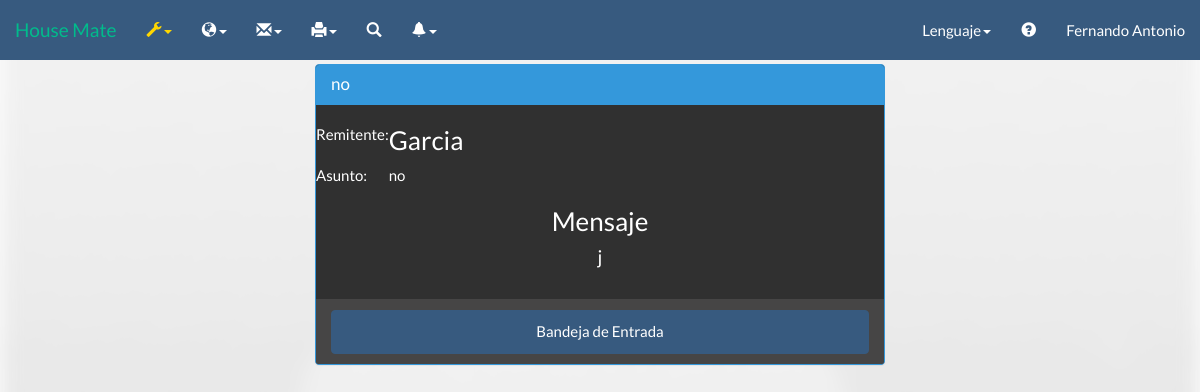
The page /HouseMate2_2/mensaje.php?idmensaje=5 (signed in) on the database its author committed.
### tables this page shows
CREATE TABLE IF NOT EXISTS `mensaje` (
  `idmensaje` int(5) NOT NULL,
  `remitente` varchar(5) NOT NULL,
  `destinatario` varchar(5) NOT NULL,
  `asunto` varchar(25) NOT NULL,
  `mensaje` varchar(260) NOT NULL,
  `fecha` datetime NOT NULL,
  `estado` char(1) NOT NULL,
  `estado2` char(1) NOT NULL
);

CREATE TABLE IF NOT EXISTS `tbusuario` (
  `idUsuario` varchar(5) NOT NULL DEFAULT '',
  `nombre` varchar(20) DEFAULT NULL,
  `apellido` varchar(20) DEFAULT NULL,
  `fechanac` date NOT NULL,
  `correo` varchar(50) DEFAULT NULL,
  `usuario` varchar(20) DEFAULT NULL,
  `contra` varchar(120) DEFAULT NULL,
  `tipo` int(1) DEFAULT NULL,
  `image` varchar(50) DEFAULT NULL
);

### HouseMate2_2/Call/Lenguaje/Idiomas/langes.php (called while the page is built, shortened)
<?php
$lang = array();
$lang['peritada'] = "Peritada";
$lang['denor'] = "Resultado :";
$lang['Constr'] ="Construcción";
$lang['lot'] = "Terreno";
$lang['lotvalue'] = "Valor de terreno";
$lang['builvalue'] = "Valor construcción";
$lang['VU'] = "Valor unitario";
$lang['FE'] = "Estado de conservación";
$lang['FD'] = "Factor depreciación";
$lang['VNR'] = "Valor neto";
$lang['VNR'] = "Valor neto nuevo";
$lang['FFU'] = "Factor funcionalidad";
$lang['VUR'] = "Vida útil remanente";
$lang['ValuoR'] = "Valuar inmueble";
$lang['Valuo'] = "Valuar";
$lang['agev'] = "Vida útil";
$lang['ages'] = "Age";
$lang['age'] = "Edad de construcción";
$lang['NoTa'] = "Tags normales";
$lang['NoTa2'] = "Tags extras";
$lang['are'] = "Área";
$lang['area1'] = "Área de terreno";
$lang['area2'] = "Área construcción";
$lang['esta1'] = "Nuevo";
$lang['esta2'] = "Bueno";
$lang['esta3'] = "Medio";
$lang['esta4'] = "Regular";
$lang['esta5'] = "Reparaciones sencillas";
$lang['esta6'] = "Reparaciones medias";
$lang['esta7'] = "Reparaciones importantes";
$lang['esta8'] = "Reparaciones cruciales";
$lang['esta9'] = "En desecho";
$lang['esta10'] = "Inrreversible";
$lang['ME'] = "Modifciar empresa";
$lang['Titulo'] = "Título";
$lang['TY'] = "No puedes repetir un título";
$lang['Request'] = "Solicitar";
$lang['Start'] = "Inicio";
$lang['Anuncios'] = "Anuncio";
$lang['UpgradeM'] = "Mejorar";
$lang['accept'] = "Aceptar";
$lang['No'] = "Rechazar";
$lang['mensaje'] = "Mensaje";
$lang['YTE'] = "Ya tiene una empresa";
$lang['TE'] = "Tiene una empresa";
$lang['Need'] = "No tengo cuenta";
$lang['Page_title'] = 'House Mate';
$lang['Cuenta'] = 'Registrarse';
$lang['Acerca'] = 'Acerca de';
$lang['Config'] = 'Configuración';
$lang['Informacion'] = 'Información';
$lang['Solicitud'] = "Solicitud";
$lang['Status'] = "Estado";
$lang['aprovado'] = "Aprovado";
$lang['naprovado'] = "No aprovado";
$lang['compose'] = "Enviar";
$lang['nocuentaop'] = "Para poder acceder a estas funciones debes mejorar tu cuenta";
$lang['Aqui'] = "Aqui!!";
$lang['new-empresa'] = " esta interesado en ti";
?>

### HouseMate2_2/mensaje.php (the view, shortened to what this page needs)
<!DOCTYPE HTML>
<html>
<head>
		<link href='css/bootstrap.min.css' rel='stylesheet'/>
		<link href='css/appeal.css' rel='stylesheet'/>
	  <link href='css/bootstrap.min.css' rel='stylesheet'/>
		<link href='css/intro.css' rel='stylesheet'/>
		<link href="css/bootstrap-table.css" rel="stylesheet">
</head>
<body>
<?php
	switch($_SESSION['tip'])
	{
		case 1:
		include("Header/barranav2.php");
		break;
	}
?>
    <div class="col-xs-12 col-sm-12 col-md-6 col-lg-6 col-xs-offset-0 col-sm-offset-0 col-md-offset-3 col-lg-offset-3 toppad" >
          <div class="panel panel-info">
<?php
$idmensaje = $_GET['idmensaje'];
$consulta = "SELECT * FROM mensaje WHERE idmensaje = '$idmensaje'";
$cs = mysql_query($consulta);
while($row=mysql_fetch_array($cs)){
    $cs2 = mysql_query("SELECT usuario FROM tbusuario WHERE idusuario ='".$row['remitente']."'");
    while($row2=mysql_fetch_array($cs2)){
?>
            <div class="panel-heading">
                <h3 class="panel-title"><?php echo $row['asunto'];?></h3>
            </div>
            <div class="panel-body">
                <table>
                    <thead>
                        <?php echo "<td>".$lang['remi'].":  </td>";?>
                        <?php echo "<td><h3>".$row2['usuario']."</h3></td>";?>
                    </thead>
                    <tr>
                        <?php echo "<td>".$lang['asunto'].": </td>"; ?>
                        <?php echo "<td>".$row['asunto']."</td>"; ?>
                </table>
                <div class="row row-centered">
                      <?php echo "<h3>".$lang['msj']."</h3>";?>
                      <?php echo "<h4>".$row['mensaje']."</h4>"; ?><br>
                </div>
            </div>
            <div class="panel-footer">
                 <a href="recibidos.php"><button class="btn btn-primary btn-block" type="submit"><?php echo $lang['inbox'];?></button></a>
            </div>
          </div>
    </div>
<?php
   }
}
?>
</body>
</html>

### rows shown on the page
mensaje: asunto "no", mensaje "j"
tbusuario: usuario "Garcia"

### other values the page prints
$lang['Idioma'] "Lenguaje"
$_SESSION['user'] "Fernando Antonio"
